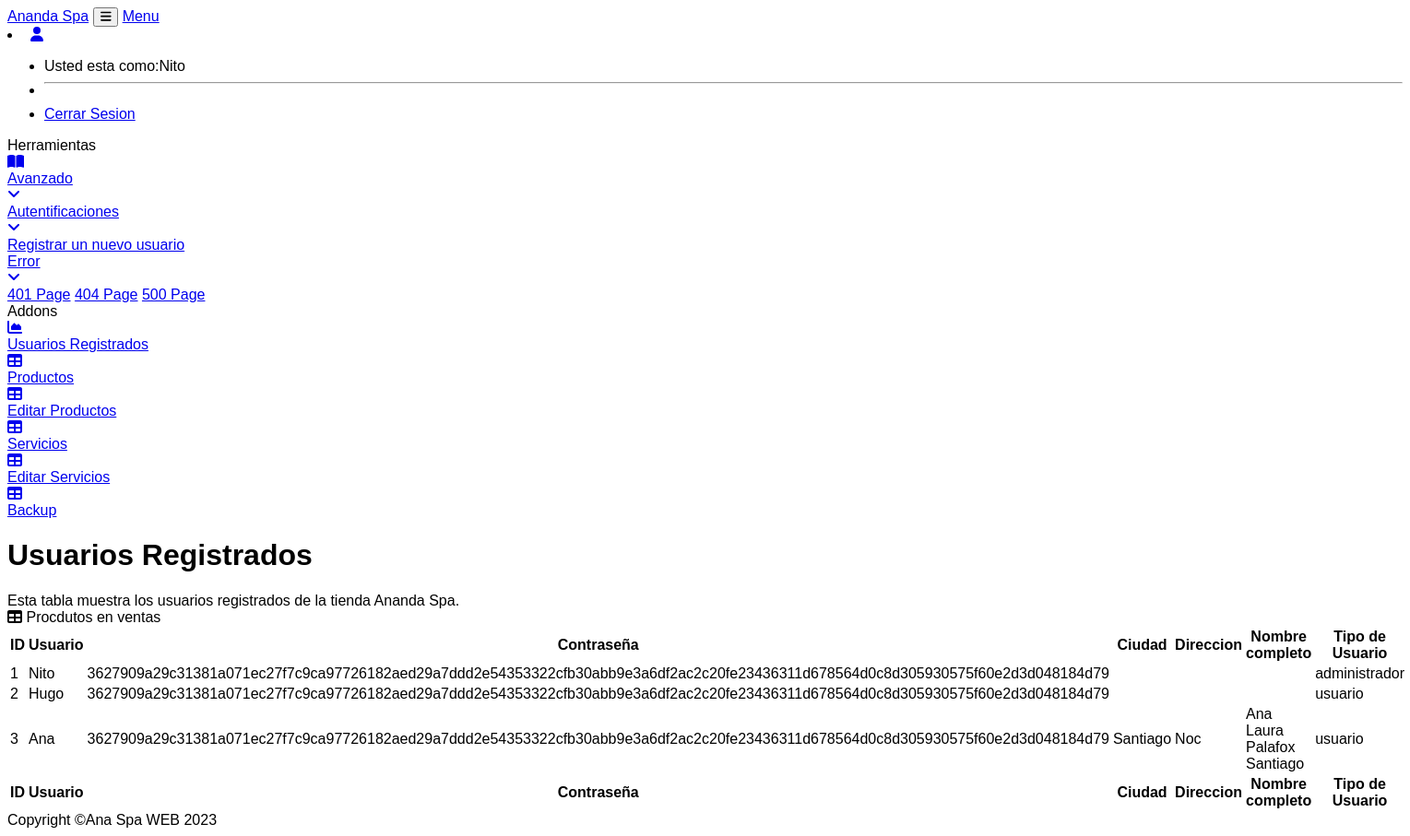
The app's page /usuarios_registrados.php (signed in), older data.
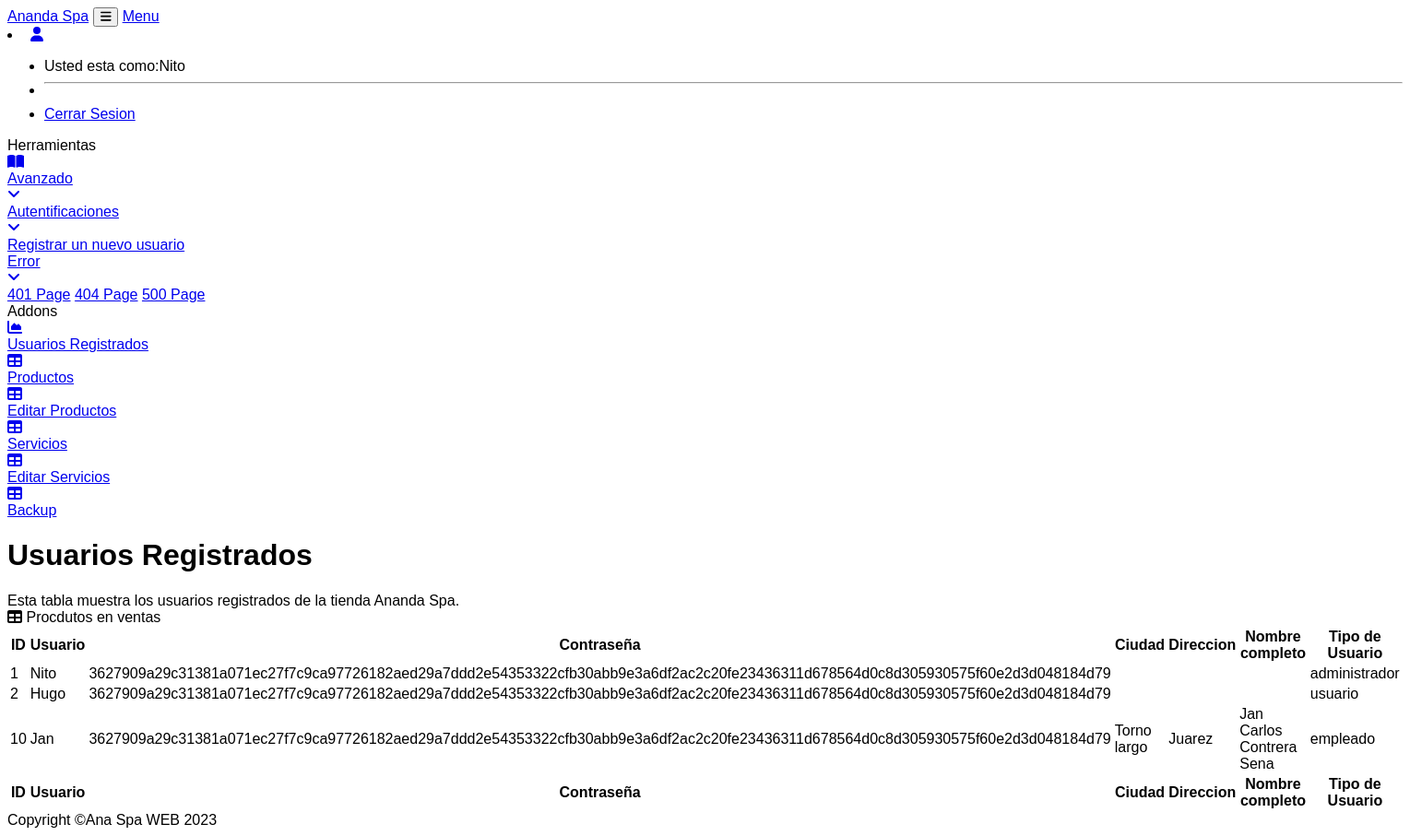
The same page, newer data.
### tables this page shows
CREATE TABLE `usuarios` (
  `id` int(11) NOT NULL AUTO_INCREMENT,
  `usuario` varchar(255) NOT NULL,
  `password` varchar(255) NOT NULL,
  `tipo_usuario` varchar(255) NOT NULL,
  `Ciudad` varchar(30) NOT NULL,
  `Direccion` varchar(50) NOT NULL,
  `Nombre_Completo` text NOT NULL,
  PRIMARY KEY (`id`)
);

### functions.php (called while the page is built, shortened)
<?php
function iniciarSession($table, $conexion){
  $statement = $conexion->prepare("SELECT * FROM $table WHERE usuario = :usuario");
  $statement->execute([
    ':usuario' => $_SESSION['usuario']
  ]);
  return $statement->fetch(PDO::FETCH_ASSOC);
}
?>

### usuarios_registrados.php (the view, shortened to what this page needs)
<?php session_start();
require 'conexion.php';
require 'functions.php';
$conexion = conexion($bd_config);
$admin = iniciarSession('usuarios', $conexion);
if ($admin['tipo_usuario'] == 'administrador') {
  $user = iniciarSession('usuarios', $conexion);
} else {
  header('Location: '.RUTA.'index.php');
}
?>
<?php
    include ("cnn.php");
    $Usuarios = "SELECT * FROM usuarios"
?>
<!DOCTYPE html>
<html lang="en">
    <head>
        <link href="https://cdn.jsdelivr.net/npm/simple-datatables@latest/dist/style.css" rel="stylesheet" />
        <link href="css/styles.css" rel="stylesheet" />
    </head>
    <body class="sb-nav-fixed">
        <nav class="sb-topnav navbar navbar-expand navbar-dark bg-dark">
            <a class="navbar-brand ps-3" href="Pagina1_admin.php">Ananda Spa</a>
            <button class="btn btn-link btn-sm order-1 order-lg-0 me-4 me-lg-0" id="sidebarToggle" href="#!"><i class="fas fa-bars"></i></button>
            <a class="navbar-brand ps-3" href="Dashboard.php">Menu</a>
            <form class="d-none d-md-inline-block form-inline ms-auto me-0 me-md-3 my-2 my-md-0">
                <li class="nav-item dropdown">
                    <a class="nav-link dropdown-toggle" id="navbarDropdown" href="#" role="button" data-bs-toggle="dropdown" aria-expanded="false"><i class="fas fa-user fa-fw"></i></a>
                    <ul class="dropdown-menu dropdown-menu-end" aria-labelledby="navbarDropdown">
                        <li>Usted esta como:<?php echo $user['usuario']; ?></li>
                        <li><hr class="dropdown-divider" /></li>
                        <li><a class="dropdown-item" href="close.php">Cerrar Sesion</a></li>
                    </ul>
                </li>
            </form>
        </nav>
        <div id="layoutSidenav">
            <div id="layoutSidenav_nav">
                <nav class="sb-sidenav accordion sb-sidenav-dark" id="sidenavAccordion">
                    <div class="sb-sidenav-menu">
                        <div class="nav">
                        <div class="sb-sidenav-menu-heading">Herramientas</div>
                            <a class="nav-link collapsed" href="#" data-bs-toggle="collapse" data-bs-target="#collapsePages" aria-expanded="false" aria-controls="collapsePages">
                                <div class="sb-nav-link-icon"><i class="fas fa-book-open"></i></div>
                                Avanzado
                                <div class="sb-sidenav-collapse-arrow"><i class="fas fa-angle-down"></i></div>
                            </a>
                            <div class="collapse" id="collapsePages" aria-labelledby="headingTwo" data-bs-parent="#sidenavAccordion">
                                <nav class="sb-sidenav-menu-nested nav accordion" id="sidenavAccordionPages">
                                    <a class="nav-link collapsed" href="#" data-bs-toggle="collapse" data-bs-target="#pagesCollapseAuth" aria-expanded="false" aria-controls="pagesCollapseAuth">
                                        Autentificaciones
                                        <div class="sb-sidenav-collapse-arrow"><i class="fas fa-angle-down"></i></div>
                                    </a>
                                    <div class="collapse" id="pagesCollapseAuth" aria-labelledby="headingOne" data-bs-parent="#sidenavAccordionPages">
                                        <nav class="sb-sidenav-menu-nested nav">
                                            <a class="nav-link" href="registro_administrador.php">Registrar un nuevo usuario</a>
                                        </nav>
                                    </div>
                                    <a class="nav-link collapsed" href="#" data-bs-toggle="collapse" data-bs-target="#pagesCollapseError" aria-expanded="false" aria-controls="pagesCollapseError">
                                        Error
                                        <div class="sb-sidenav-collapse-arrow"><i class="fas fa-angle-down"></i></div>
                                    </a>
                                    <div class="collapse" id="pagesCollapseError" aria-labelledby="headingOne" data-bs-parent="#sidenavAccordionPages">
                                        <nav class="sb-sidenav-menu-nested nav">
                                            <a class="nav-link" href="401.html">401 Page</a>
                                            <a class="nav-link" href="404.html">404 Page</a>
                                            <a class="nav-link" href="500.html">500 Page</a>
                                        </nav>
                                    </div>
                                </nav>
                            </div>
                            <div class="sb-sidenav-menu-heading">Addons</div>
                            <a class="nav-link" href="usuarios_registrados.php">
                                <div class="sb-nav-link-icon"><i class="fas fa-chart-area"></i></div>
                                Usuarios Registrados
                            </a>
                            <a class="nav-link" href="tables.php">
                                <div class="sb-nav-link-icon"><i class="fas fa-table"></i></div>
                                Productos
                            </a>
                            <a class="nav-link" href="Editar_Productos.php">
                                <div class="sb-nav-link-icon"><i class="fas fa-table"></i></div>
                                Editar Productos
                            </a>
                            <a class="nav-link" href="Table_Servicios.php">
                                    <div class="sb-nav-link-icon"><i class="fas fa-table"></i></div>
                                    Servicios
                                    </a>
                            <a class="nav-link" href="Editar_Servicios.php">
                                <div class="sb-nav-link-icon"><i class="fas fa-table"></i></div>
                                Editar Servicios
                            </a>
                            <a class="nav-link" href="Backup.php">
                                <div class="sb-nav-link-icon"><i class="fas fa-table"></i></div>
                                Backup
                            </a>
                        </div>
                    </div>
                </nav>
            </div>
            <div id="layoutSidenav_content">
                <main>
                    <div class="container-fluid px-4">
                        <h1 class="mt-4">Usuarios Registrados</h1>
                        <div class="card mb-4">
                            <div class="card-body">
                                Esta tabla muestra los usuarios registrados de la tienda Ananda Spa.
                            </div>
                        </div>
                        <div class="card mb-4">
                            <div class="card-header">
                                <i class="fas fa-table me-1"></i>
                                Procdutos en ventas
                            </div>
                            <div class="card-body">
                                <table id="datatablesSimple">
                                    <thead>
                                        <tr>
                                            <th>ID</th>
                                            <th>Usuario</th>
                                            <th>Contraseña</th>
                                            <th>Ciudad</th>
                                            <th>Direccion</th>
                                            <th>Nombre completo</th>
                                            <th>Tipo de Usuario</th>
                                        </tr>
                                    </thead>
                                    <tfoot>
                                        <tr>
                                            <th>ID</th>
                                            <th>Usuario</th>
                                            <th>Contraseña</th>
                                            <th>Ciudad</th>
                                            <th>Direccion</th>
                                            <th>Nombre completo</th>
                                            <th>Tipo de Usuario</th>
                                        </tr>
                                    </tfoot>
                                    <tbody>
                                    <?php $resultado = mysqli_query($conexion, $Usuarios);
                                    while($row=mysqli_fetch_assoc($resultado)){?>
                                        <tr>
                                            <td class="table__item" ><?php echo $row["id"];?></td>
                                            <td class="table__item" ><?php echo $row["usuario"];?></td>
                                            <td class="table__item" ><?php echo $row["password"];?></td>
                                            <td class="table__item" ><?php echo $row["Ciudad"];?></td>
                                            <td class="table__item" ><?php echo $row["Direccion"];?></td>
                                            <td class="table__item" ><?php echo $row["Nombre_Completo"];?></td>
                                            <td class="table__item" ><?php echo $row["tipo_usuario"];?></td>
                                    <?php } ?>
                                        </tr>
                                    </tbody>
                                </table>
                            </div>
                        </div>
                    </div>
                </main>
                <footer class="py-4 bg-light mt-auto">
                    <div class="container-fluid px-4">
                        <div class="d-flex align-items-center justify-content-between small">
                            <div class="text-muted">Copyright &copy;Ana Spa WEB 2023</div>
                        </div>
                    </div>
                </footer>
            </div>
        </div>
    </body>
</html>

### Css/styles.css (style rules this page uses)
html { scroll-behavior: smooth; }
body { font-family: 'Noto Sans HK', sans-serif; background: #fff; }

Row changes from the older to the newer data that the page shows:
removed usuarios: id "3", usuario "Ana", password "3627909a29c31381a071ec27f7c9ca97726182aed29a7ddd2e54353322cfb30abb9e3a6df2ac2c20fe23436311d678564d0c8d305930575f60e2d3d048184d79", Ciudad "Santiago", Direccion "Noc", Nombre_Completo "Ana Laura Palafox Santiago", tipo_usuario "usuario"
added usuarios: id "10", usuario "Jan", password "3627909a29c31381a071ec27f7c9ca97726182aed29a7ddd2e54353322cfb30abb9e3a6df2ac2c20fe23436311d678564d0c8d305930575f60e2d3d048184d79", Ciudad "Torno largo", Direccion "Juarez", Nombre_Completo "Jan Carlos Contrera Sena", tipo_usuario "empleado"
